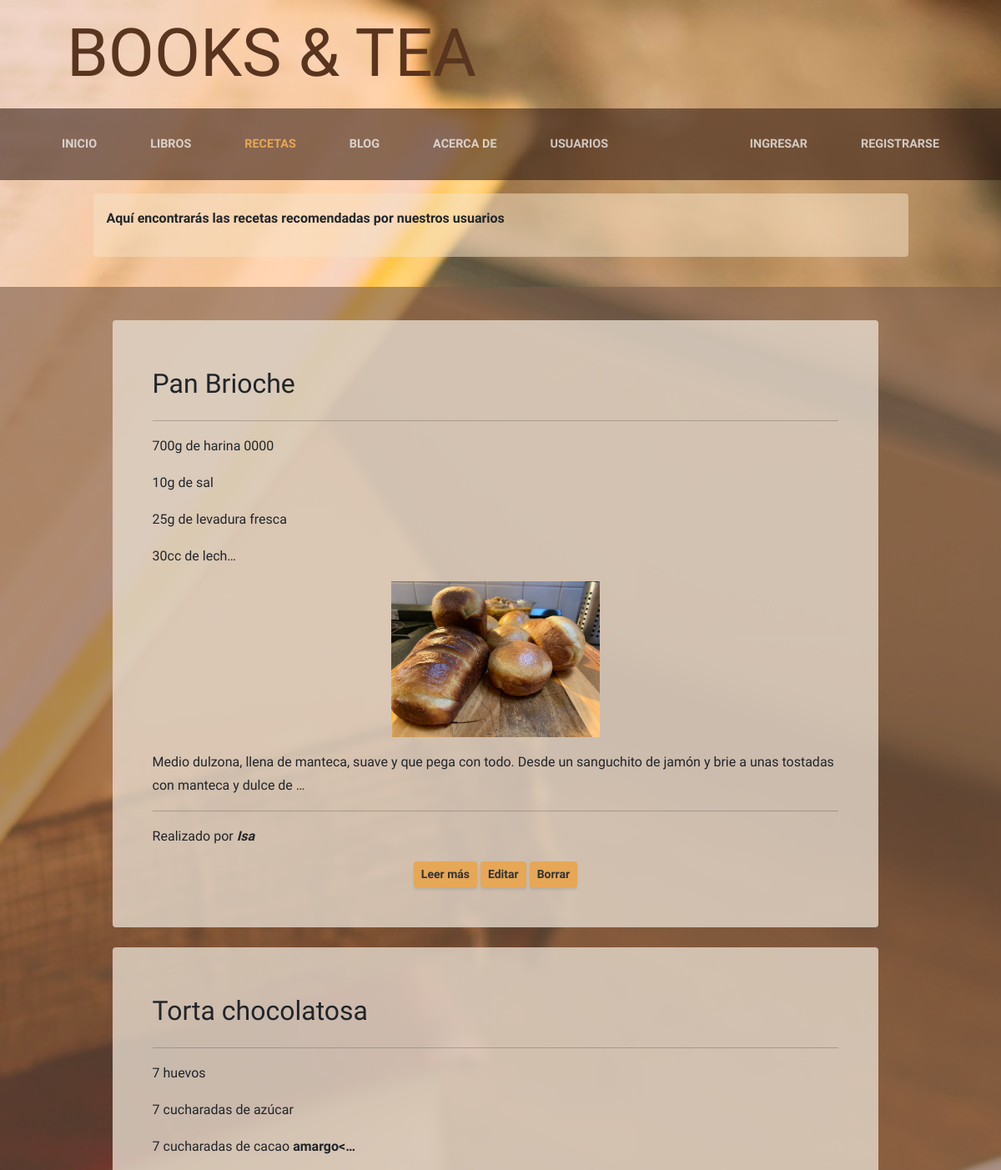
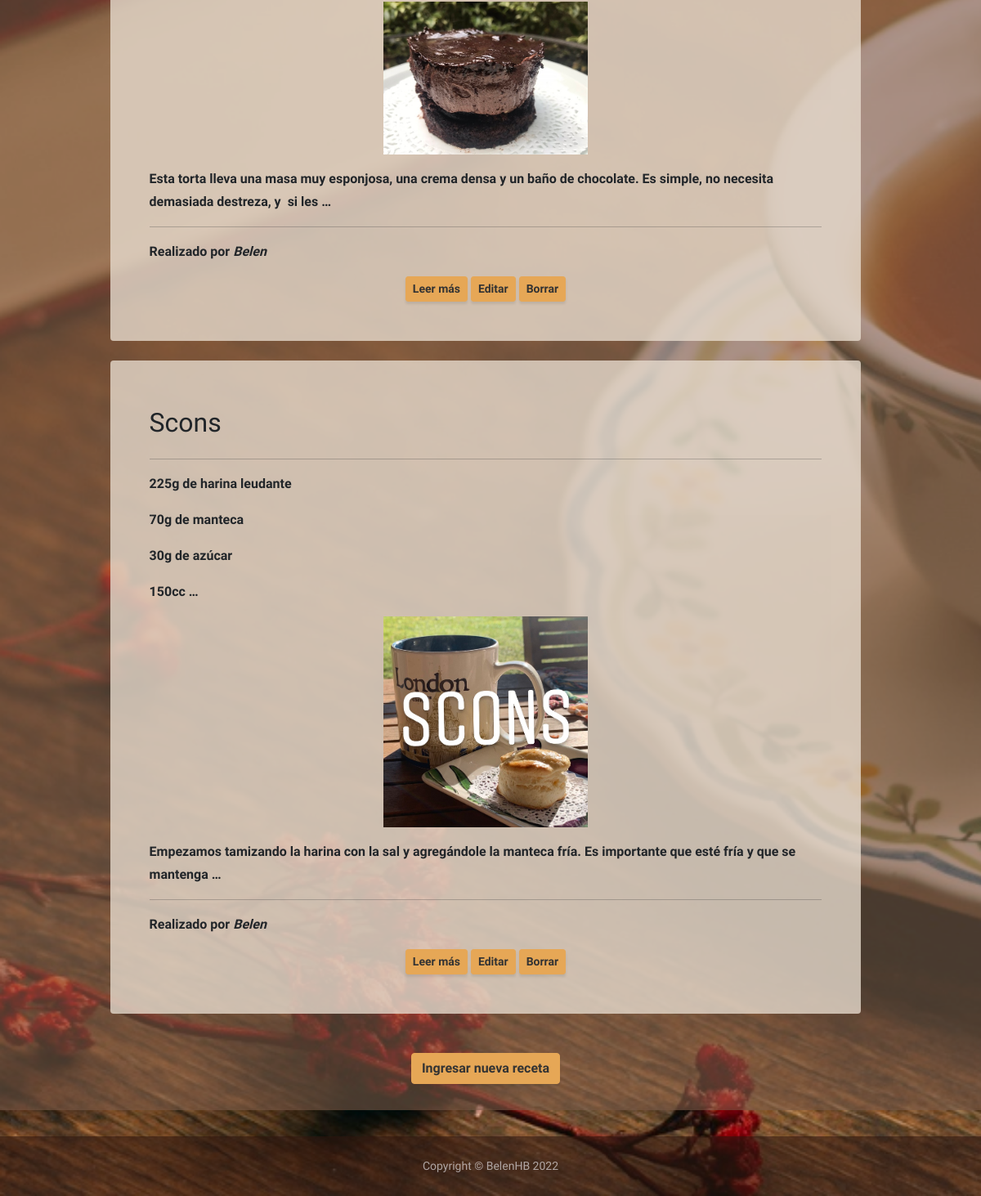
The app's page /recipes/ with its own data (2 pictures, top to bottom).
### recipes/models.py (models this page shows, shortened)
class Recipe(models.Model):
  recipe_title = models.CharField(max_length=150, verbose_name='Receta')
  ingredients = RichTextField(verbose_name='Ingredientes')
  preparation = RichTextField(verbose_name='Preparación')
  author = models.ForeignKey(User, on_delete=models.CASCADE, verbose_name='Autor')
  picture = models.ImageField(upload_to='recipes/', null=True, blank=True, verbose_name='Foto')

### recipes/views.py (the view)
# urls.py: path('', views.RecipeList.as_view(), name='recipes'),
class RecipeList(ListView):
  model = Recipe
  template_name = 'recipes/recipe_list.html'
  ordering = ['-id']

### recipes/templates/recipes/recipe_list.html (shortened to what this page needs)
{% extends 'core/base.html' %}
{% load static %}
{% block content %}
<section class="page-section books about-heading">
  <div class="container" style="margin-top: 2rem">
    <div class="about-heading-content">
      <div class="row">
        <div class="col-xl-9 col-lg-10 mx-auto">
          <div class="bg-faded bg-book-list rounded-about p-3">
            <p class="mb-3"><b>
              Aquí encontrarás las recetas recomendadas por nuestros usuarios</b>
            </p>
          </div>
        </div>
      </div>
    </div>
  </div>
</section>
<section class="page-section results cta">
  <div class="container">
    <div class="row me-0">
      <div class="col-xl-9 mx-auto">
        {% for recipe in object_list %}
          <div class="cta-inner-blog bg-faded bg-blog text-left rounded">
            <p><span class="section-heading-blog">{{recipe.recipe_title}}</span></p>
            <hr>
            <p>{{recipe.ingredients|safe|truncatechars:"100"}}</p>
            {% if recipe.picture %}
              <div class="text-center">
                <img src="{{recipe.picture.url}}" alt="" width="250px" heigth="250px">
              </div>
            {% endif %}
            <p>{{recipe.preparation|safe|truncatechars:"150"}}</p>
            <hr>
            <p>Realizado por <em><b>{{recipe.author}}</b></em></p>
            <div class="container text-center">
              <a class="btn btn-primary btn-sm" href="{% url 'recipe_detail' recipe.id %}">
                Leer más
              </a>
              <a class="btn btn-primary btn-sm" href="{% url 'recipe_update' recipe.id %}">
                Editar
              </a>
              <a class="btn btn-primary btn-sm" href="{% url 'recipe_delete' recipe.id %}">
                Borrar
              </a>
            </div>
          </div>
        {% endfor %}
        <br>
        <div class="container bg-faded text-center" style="background-color:transparent">
          <a class="btn btn-primary btn-md" href="{% url 'recipe_create' %}">
            Ingresar nueva receta
          </a>
        </div>
      </div>
    </div>
  </div>
</section>
{% endblock content %}

### records on screen
Recipe: recipe_title "Pan Brioche", ingredients "700g de harina 0000 10g de sal 25g de levadura fresca 30cc de lech…", picture (picture), preparation "Medio dulzona, llena de manteca, suave y que pega con todo. Desde un sanguchito de jamón y brie a unas tostadas con manteca y dulce de …", author "Isa"
Recipe: recipe_title "Torta chocolatosa", ingredients "7 huevos 7 cucharadas de azúcar 7 cucharadas de cacao amargo<…", picture (picture), preparation "Esta torta lleva una masa muy esponjosa, una crema densa y un baño de chocolate. Es simple, no necesita demasiada destreza, y si les …", author "Belen"
Recipe: recipe_title "Scons", ingredients "225g de harina leudante 70g de manteca 30g de azúcar 150cc …", picture (picture), preparation "Empezamos tamizando la harina con la sal y agregándole la manteca fría. Es importante que esté fría y que se mantenga …", author "Belen"
